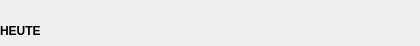
<?xml version="1.0" encoding="UTF-8"?>
<ui version="4.0">
 <class>HistoryDateHeaderWidget</class>
 <widget class="QWidget" name="HistoryDateHeaderWidget">
  <property name="geometry">
   <rect>
    <x>0</x>
    <y>0</y>
    <width>420</width>
    <height>32</height>
   </rect>
  </property>
  <layout class="QHBoxLayout" name="dateHeaderLayout">
   <property name="spacing">
    <number>0</number>
   </property>
   <property name="leftMargin">
    <number>0</number>
   </property>
   <property name="topMargin">
    <number>24</number>
   </property>
   <property name="rightMargin">
    <number>0</number>
   </property>
   <property name="bottomMargin">
    <number>8</number>
   </property>
   <!-- Einziges Kind: reine Anzeige, keine Interaktion, keine eigene Datumslogik -->
   <item>
    <widget class="QLabel" name="dateLabel">
     <property name="font">
      <font>
       <bold>true</bold>
      </font>
     </property>
     <property name="text">
      <string>HEUTE</string>
     </property>
     <property name="alignment">
      <set>Qt::AlignmentFlag::AlignLeft|Qt::AlignmentFlag::AlignVCenter</set>
     </property>
    </widget>
   </item>
  </layout>
 </widget>
 <resources/>
 <connections/>
</ui>
